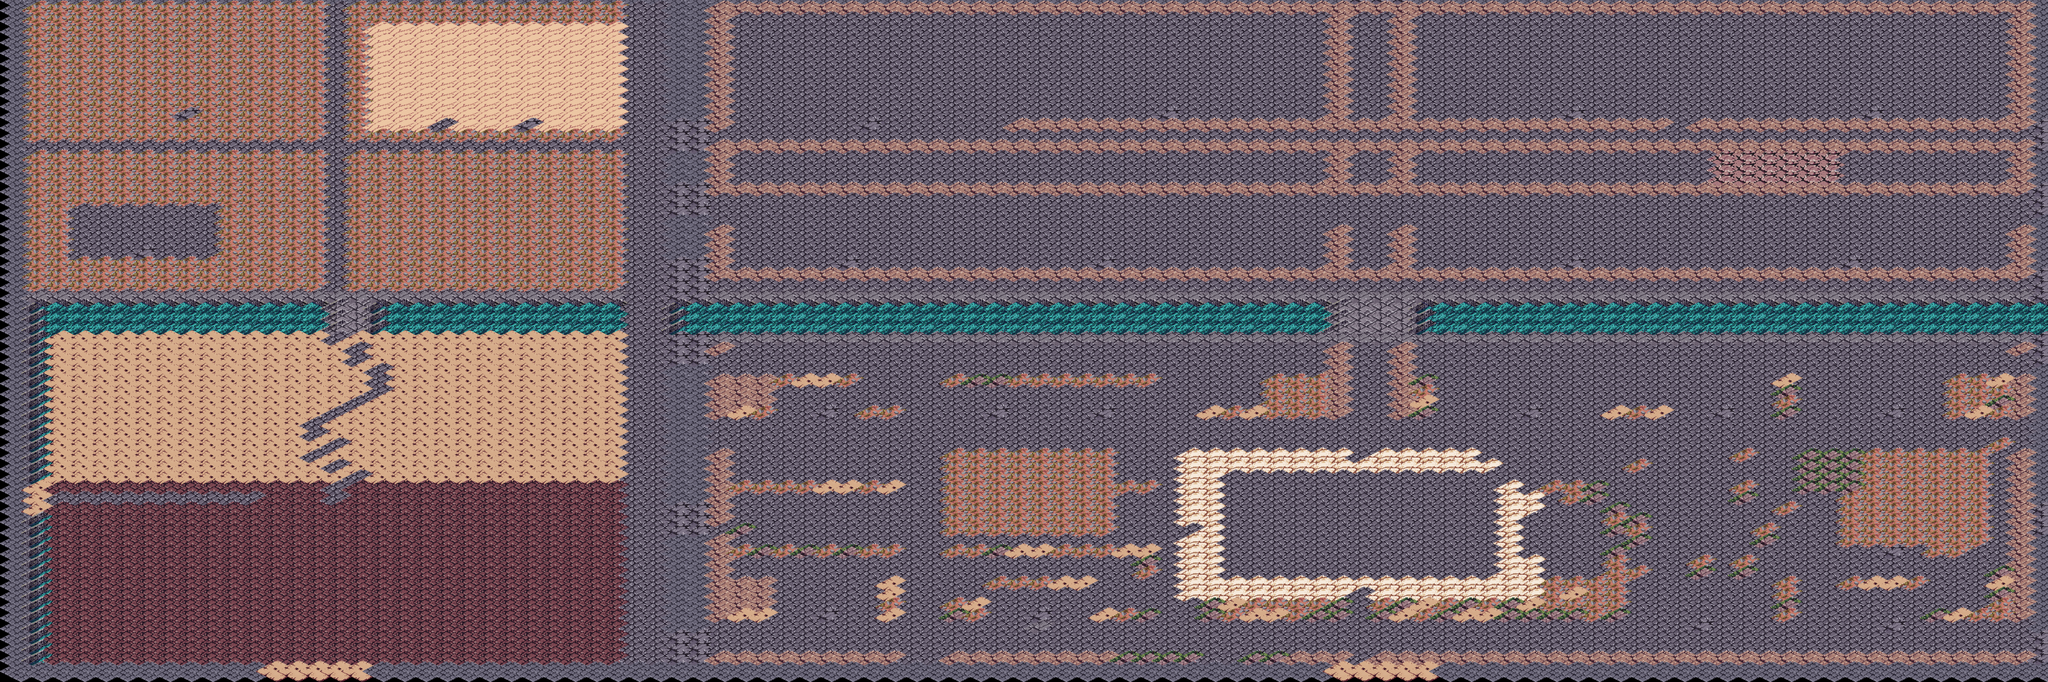

This is a level from a 2D game, rendered from its Tiled map with the project's own tilesets. A one-line summary and the map file follow, with tile-layer data summarised:
An orthogonal 96x64 tile map with 64x32 px tiles, 1 tile layer (suelo).

<map version="1.10" orientation="orthogonal" renderorder="right-down" width="96" height="64" tilewidth="64" tileheight="32" infinite="0" nextlayerid="2" nextobjectid="1">
 <tileset firstgid="1" name="terreno_mundo" tilewidth="128" tileheight="64" tilecount="203" columns="8">
  <image source="../textures/../textures/terreno_mundo.png" width="1024" height="1664" />
  <tile id="13">
   <properties>
    <property name="collision" type="bool" value="true" />
   </properties>
  </tile>
  <tile id="52">
   <properties>
    <property name="collision" type="bool" value="true" />
   </properties>
  </tile>
  <tile id="93">
   <properties>
    <property name="collision" type="bool" value="true" />
   </properties>
  </tile>
  <tile id="94">
   <properties>
    <property name="collision" type="bool" value="true" />
   </properties>
  </tile>
  <tile id="95">
   <properties>
    <property name="collision" type="bool" value="true" />
   </properties>
  </tile>
  <tile id="107">
   <properties>
    <property name="collision" type="bool" value="true" />
   </properties>
  </tile>
  <tile id="141">
   <properties>
    <property name="collision" type="bool" value="true" />
   </properties>
  </tile>
  <tile id="142">
   <properties>
    <property name="collision" type="bool" value="true" />
   </properties>
  </tile>
  <tile id="143">
   <properties>
    <property name="collision" type="bool" value="true" />
   </properties>
  </tile>
  <tile id="41">
   <properties>
    <property name="collision" type="bool" value="true" />
   </properties>
  </tile>
  <tile id="46">
   <properties>
    <property name="collision" type="bool" value="true" />
   </properties>
  </tile>
  <tile id="47">
   <properties>
    <property name="collision" type="bool" value="true" />
   </properties>
  </tile>
  <tile id="48">
   <properties>
    <property name="collision" type="bool" value="true" />
   </properties>
  </tile>
  <tile id="49">
   <properties>
    <property name="collision" type="bool" value="true" />
   </properties>
  </tile>
  <tile id="50">
   <properties>
    <property name="collision" type="bool" value="true" />
   </properties>
  </tile>
  <tile id="51">
   <properties>
    <property name="collision" type="bool" value="true" />
   </properties>
  </tile>
  <tile id="76">
   <properties>
    <property name="collision" type="bool" value="true" />
   </properties>
  </tile>
  <tile id="77">
   <properties>
    <property name="collision" type="bool" value="true" />
   </properties>
  </tile>
  <tile id="78">
   <properties>
    <property name="collision" type="bool" value="true" />
   </properties>
  </tile>
  <tile id="79">
   <properties>
    <property name="collision" type="bool" value="true" />
   </properties>
  </tile>
  <tile id="88">
   <properties>
    <property name="collision" type="bool" value="true" />
   </properties>
  </tile>
  <tile id="89">
   <properties>
    <property name="collision" type="bool" value="true" />
   </properties>
  </tile>
  <tile id="91">
   <properties>
    <property name="collision" type="bool" value="true" />
   </properties>
  </tile>
  <tile id="97">
   <properties>
    <property name="collision" type="bool" value="true" />
   </properties>
  </tile>
  <tile id="98">
   <properties>
    <property name="collision" type="bool" value="true" />
   </properties>
  </tile>
  <tile id="99">
   <properties>
    <property name="collision" type="bool" value="true" />
   </properties>
  </tile>
  <tile id="100">
   <properties>
    <property name="collision" type="bool" value="true" />
   </properties>
  </tile>
  <tile id="101">
   <properties>
    <property name="collision" type="bool" value="true" />
   </properties>
  </tile>
  <tile id="102">
   <properties>
    <property name="collision" type="bool" value="true" />
   </properties>
  </tile>
  <tile id="103">
   <properties>
    <property name="collision" type="bool" value="true" />
   </properties>
  </tile>
  <tile id="104">
   <properties>
    <property name="collision" type="bool" value="true" />
   </properties>
  </tile>
  <tile id="105">
   <properties>
    <property name="collision" type="bool" value="true" />
   </properties>
  </tile>
 </tileset>
 <layer id="1" name="suelo" width="96" height="64">
  <data>[6144 cells, 6144 non-empty, 45 distinct tile ids]</data>
 </layer>
</map>
